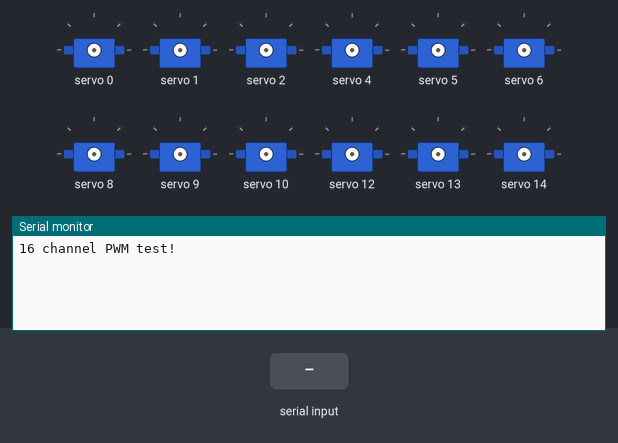
This sketch was run on a simulated Arduino Uno, built with avr-gcc and run on an emulated ATmega328P. Shown: 12 × servo, the last lines printed to the serial monitor. The inputs (shaded band) are chosen by the test bench.

Above: at 1.2 s.
1.3 s: "1\n" received over Serial
At 2.0 s:
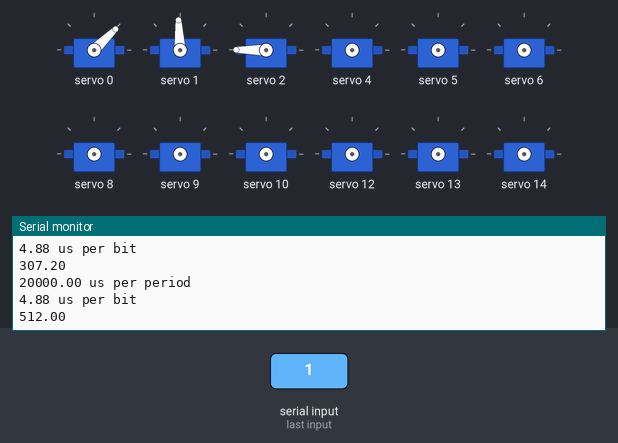
2.9 s: "2\n" received over Serial
At 2.92 s:
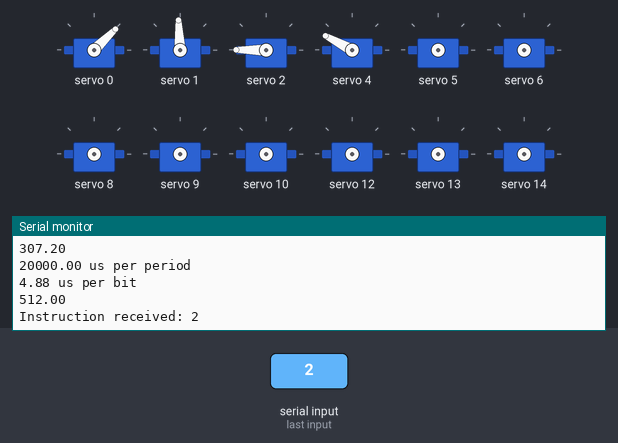
4.5 s: "3\n" received over Serial
At 4.52 s:
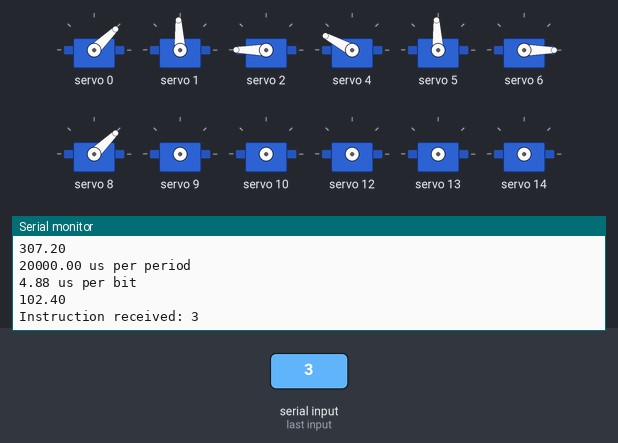
6.1 s: "4\n" received over Serial
At 6.8 s:
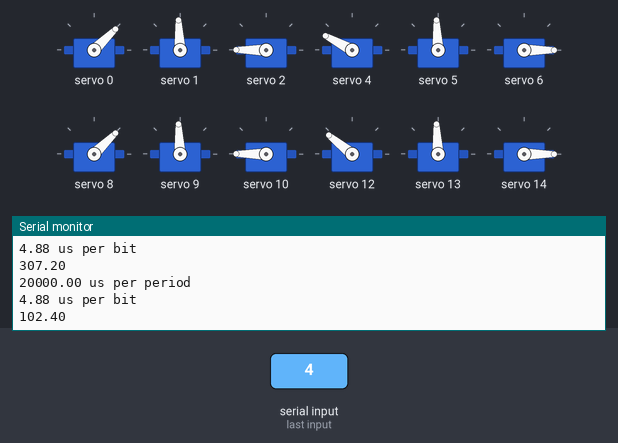
Timing chart, 0 to 9.1 s (numbered marks = the images above; inputs shaded):
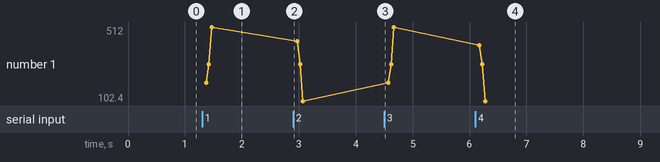

Measured:
- after the input at 1.3 s, the serial monitor: prints a new line at once (image 1)
- after the input at 2.9 s, the serial monitor: prints a new line at once (image 2)
- after the input at 4.5 s, the serial monitor: prints a new line at once (image 3)
- after the input at 6.1 s, the serial monitor: prints a new line at once (image 4)
- plotted number 1: 512 → 102.4 after the input at 2.9 s, 102.4 → 512 after the input at 4.5 s, 512 → 102.4 after the input at 6.1 s

The sketch:

motorsTest.ino
```cpp
#include <Wire.h>
#include "Adafruit_PWMServoDriver.h"

// called this way, it uses the default address 0x40
Adafruit_PWMServoDriver pwm = Adafruit_PWMServoDriver();

void setServoPulse(uint8_t n, double pulse) {
  double pulselength;

  pulselength = 1000000;   // 1,000,000 us per second
  pulselength /= 50;   // 50 Hz
  Serial.print(pulselength); Serial.println(" us per period");
  pulselength /= 4096;  // 12 bits of resolution
  Serial.print(pulselength); Serial.println(" us per bit");
  pulse *= 1000;
  pulse /= pulselength;
  Serial.println(pulse);
  pwm.setPWM(n, 0, pulse);
}

void writeServo(uint8_t n,uint8_t angle){
  double pulse;
  pulse=0.5+angle/90.0;
  setServoPulse(n,pulse);
}

void setup() {
  Serial.begin(9600);
  Serial.println("16 channel PWM test!");
  pwm.begin();
  pwm.setPWMFreq(50);  // This is the maximum PWM frequency
}

String inString = "";
void loop() {
  if (Serial.available() > 0) {
    if (Serial.peek() != '\n') {
      inString += (char)Serial.read();
    } else {
      Serial.read();
      Serial.print("Instruction received: ");
      Serial.println(inString);
      switch(inString.toInt()) {
        case 1:
          writeServo(0, 45);
          writeServo(1, 90);
          writeServo(2, 180);
          break;
        case 2:
          writeServo(4, 145);
          writeServo(5, 90);
          writeServo(6, 0);
          break;
        case 3:
          writeServo(8, 45);
          writeServo(9, 90);
          writeServo(10, 180);
          break;
        case 4:
          writeServo(12, 135);
          writeServo(13, 90);
          writeServo(14, 0);
          break;
        case 0:
          pwm.setPWM(0, 0, 0);
          pwm.setPWM(1, 0, 0);
          pwm.setPWM(2, 0, 0);
          pwm.setPWM(4, 0, 0);
          pwm.setPWM(5, 0, 0);
          pwm.setPWM(6, 0, 0);
          pwm.setPWM(8, 0, 0);
          pwm.setPWM(9, 0, 0);
          pwm.setPWM(10, 0, 0);
          pwm.setPWM(12, 0, 0);
          pwm.setPWM(13, 0, 0);
          pwm.setPWM(14, 0, 0);
          break;
      }
      inString = "";
    }
  }
}
```
